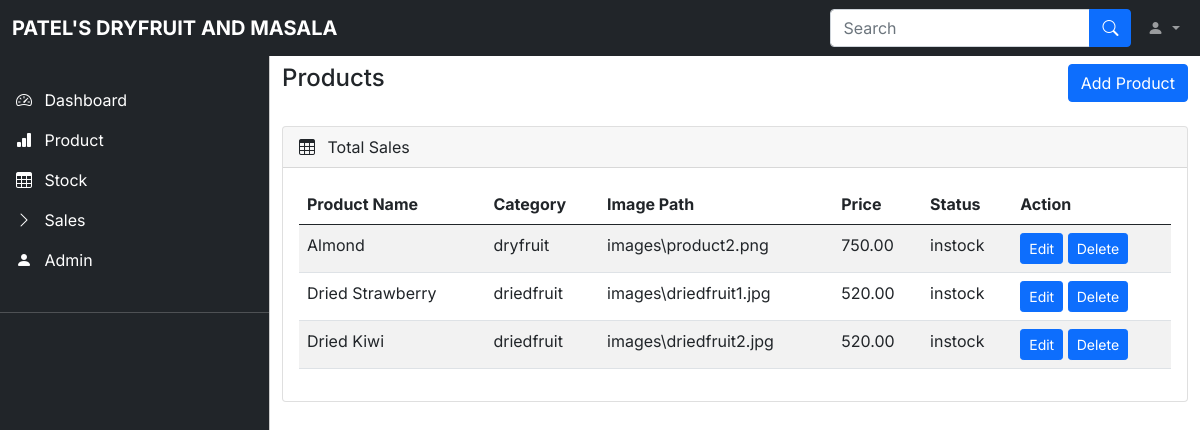
Before: /admin/product.php with the older database file.
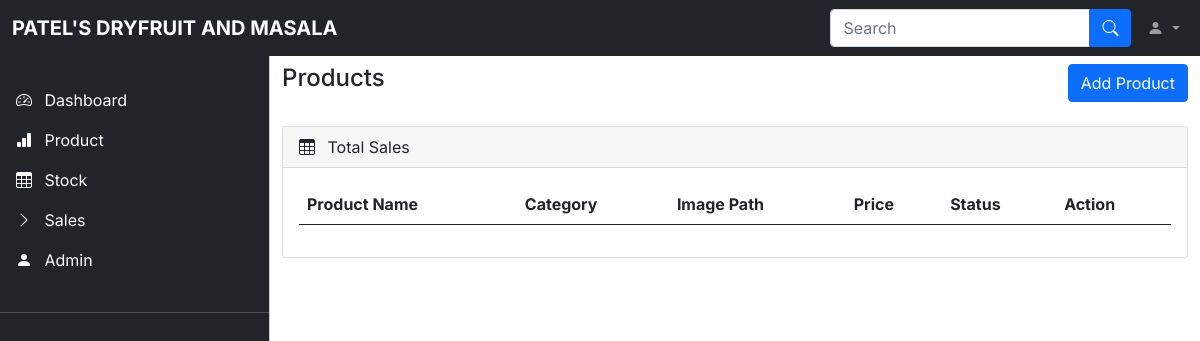
After: the same page with the newer database file.
### tables this page shows
CREATE TABLE `tblproduct` (
  `pid` int(10) NOT NULL,
  `pname` varchar(255) NOT NULL,
  `category` varchar(40) NOT NULL,
  `pimage` varchar(255) NOT NULL,
  `price` float(100,2) NOT NULL,
  `status` varchar(40) NOT NULL,
  `delete_flag` int(10) NOT NULL,
  `date` date NOT NULL
);

### admin/product.php (the view, shortened to what this page needs)
<?php
include 'datacon.php';
?>
<!DOCTYPE html>
<html lang="en">
<head>
    <link rel="stylesheet" href="css/bootstrap.min.css" />
    <link rel="stylesheet" href="https://cdn.jsdelivr.net/npm/bootstrap-icons@1.4.1/font/bootstrap-icons.css" />
    <link rel="stylesheet" href="css/dataTables.bootstrap5.min.css" />
    <link rel="stylesheet" href="css/style.css" />
</head>
<body>
    <nav class="navbar navbar-expand-lg navbar-dark bg-dark fixed-top">
        <div class="container-fluid">
            <a class="navbar-brand me-auto ms-lg-0 ms-3 text-uppercase fw-bold" href="#">Patel's Dryfruit and Masala</a>
            <div class="collapse navbar-collapse" id="topNavBar">
                <form class="d-flex ms-auto my-3 my-lg-0">
                    <div class="input-group">
                        <input class="form-control" type="search" placeholder="Search" aria-label="Search" />
                        <button class="btn btn-primary" type="submit">
                            <i class="bi bi-search"></i>
                        </button>
                    </div>
                </form>
                <ul class="navbar-nav">
                    <li class="nav-item dropdown">
                        <a class="nav-link dropdown-toggle ms-2" href="#" role="button" data-bs-toggle="dropdown" aria-expanded="false">
                            <i class="bi bi-person-fill"></i>
                        </a>
                    </li>
                </ul>
            </div>
        </div>
    </nav>
    <div class="offcanvas offcanvas-start sidebar-nav bg-dark" tabindex="-1" id="sidebar">
        <div class="offcanvas-body p-0">
            <nav class="navbar-dark">
                <ul class="navbar-nav">
                    <li>
                        <br>
                        <a href="index.php" class="nav-link px-3 active">
                            <span class="me-2"><i class="bi bi-speedometer2"></i></span>
                            <span>Dashboard</span>
                        </a>
                        <a href="product.php" class="nav-link px-3 active">
                            <span class="me-2"><i class="bi bi-bar-chart-fill"></i></span>
                            <span>Product</span>
                        </a>
                        <a href="stock.php" class="nav-link px-3 active">
                            <span class="me-2"><i class="bi bi-table"></i></span>
                            <span>Stock</span>
                        </a>
                        <a href="sales.php" class="nav-link px-3 active">
                            <span class="me-2"><i class="bi bi-chevron-right"></i></span>
                            <span>Sales</span>
                        </a>
                        <a href="admin.php" class="nav-link px-3 active">
                            <span class="me-2"><i class="bi bi-person-fill"></i></span>
                            <span>Admin</span>
                        </a>
                    </li>
                    <li class="my-4">
                        <hr class="dropdown-divider bg-light" />
                    </li>
                </ul>
            </nav>
        </div>
    </div>
    <main class="mt-5 pt-3">
        <div class="container-fluid">
            <div class="row">
                <div class="col-md-12">
                    <h4>Products
                        <a href="addproduct.php" class="btn btn-primary float-right" style="float:right;">Add Product</a>
                    </h4>
                </div>
            </div>
            <br>
            <div class="row">
                <div class="col-md-12 mb-3">
                    <div class="card">
                        <div class="card-header">
                            <span><i class="bi bi-table me-2"></i></span> Total Sales
                        </div>
                        <div class="card-body">
                            <div class="table-responsive">
                                <table id="example" class="table table-striped data-table" style="width: 100%">
                                    <thead>
                                        <tr>
                                            <th>Product Name</th>
                                            <th>Category</th>
                                            <th>Image Path</th>
                                            <th>Price</th>
                                            <th>Status</th>
                                            <th>Action</th>
                                        </tr>
                                    </thead>
                                    <tbody>
                                        <?php
                                        $query = "SELECT * FROM `tblproduct`";
                                        $data = mysqli_query($conn, $query);
                                        $result = mysqli_fetch_row($data);
                                        if ($result) {
                                            while ($rows = mysqli_fetch_assoc($data)) {
                                        ?>
                                                <tr>
                                                    <td><?php echo $rows['pname']; ?></td>
                                                    <td><?php echo $rows['category']; ?></td>
                                                    <td><?php echo $rows['pimage']; ?></td>
                                                    <td><?php echo $rows['price']; ?></td>
                                                    <td><?php echo $rows['status']; ?></td>
                                                    <td>
                                                        <a class="btn btn-primary btn-sm" data-bs-toggle="modal" data-bs-target="#updateproduct">Edit</a>
                                                        <a class="btn btn-primary btn-sm" onclick="return confirm('are you sure you want to delete?')" href="deleteproduct.php?id=<?php echo $rows['pid']; ?>">Delete</a>
                                                    </td>
                                                </tr>
                                        <?php
                                            }
                                        }
                                        ?>
                                    </tbody>
                                </table>
                            </div>
                        </div>
                    </div>
                </div>
            </div>
        </div>
    </main>
</body>
</html>

Changed rows visible on the page:
removed tblproduct: pname "Almond", category "dryfruit", pimage "images\\product2.png", price "750.00", status "instock"
removed tblproduct: pname "Dried Strawberry", category "driedfruit", pimage "images\\driedfruit1.jpg", price "520.00", status "instock"
removed tblproduct: pname "Dried Kiwi", category "driedfruit", pimage "images\\driedfruit2.jpg", price "520.00", status "instock"
